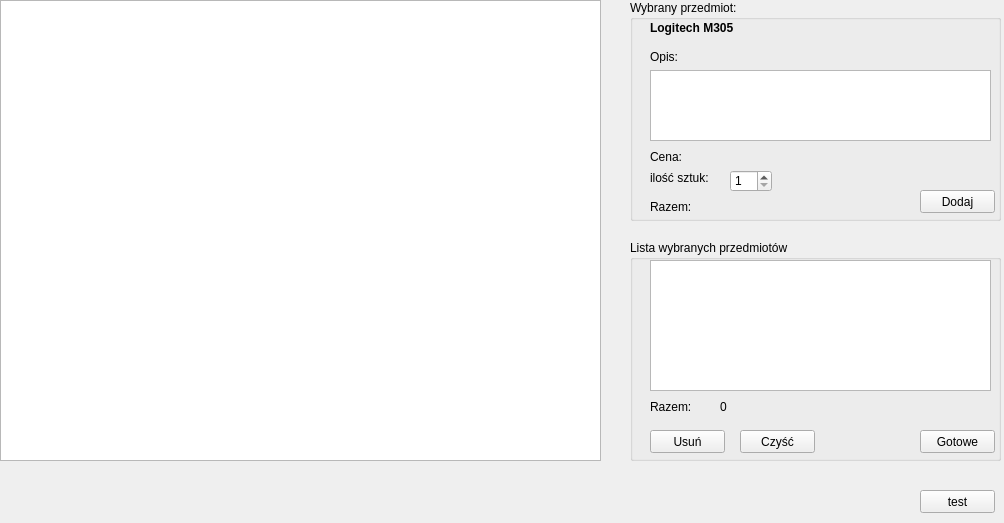
<?xml version="1.0" encoding="UTF-8"?>
<ui version="4.0">
 <class>Sprzedawca</class>
 <widget class="QWidget" name="Sprzedawca">
  <property name="geometry">
   <rect>
    <x>0</x>
    <y>0</y>
    <width>1004</width>
    <height>523</height>
   </rect>
  </property>
  <property name="windowTitle">
   <string>Form</string>
  </property>
  <widget class="QTableView" name="widokTowary">
   <property name="geometry">
    <rect>
     <x>0</x>
     <y>0</y>
     <width>601</width>
     <height>461</height>
    </rect>
   </property>
  </widget>
  <widget class="QGroupBox" name="groupBox">
   <property name="geometry">
    <rect>
     <x>630</x>
     <y>0</y>
     <width>371</width>
     <height>221</height>
    </rect>
   </property>
   <property name="title">
    <string>Wybrany przedmiot:</string>
   </property>
   <widget class="QPushButton" name="buttonDodaj">
    <property name="geometry">
     <rect>
      <x>290</x>
      <y>190</y>
      <width>75</width>
      <height>23</height>
     </rect>
    </property>
    <property name="text">
     <string>Dodaj</string>
    </property>
   </widget>
   <widget class="QLabel" name="label_3">
    <property name="geometry">
     <rect>
      <x>20</x>
      <y>50</y>
      <width>46</width>
      <height>13</height>
     </rect>
    </property>
    <property name="text">
     <string>Opis:</string>
    </property>
   </widget>
   <widget class="QLabel" name="label_4">
    <property name="geometry">
     <rect>
      <x>20</x>
      <y>170</y>
      <width>61</width>
      <height>16</height>
     </rect>
    </property>
    <property name="text">
     <string>ilość sztuk:</string>
    </property>
   </widget>
   <widget class="QSpinBox" name="spinBox">
    <property name="geometry">
     <rect>
      <x>100</x>
      <y>170</y>
      <width>42</width>
      <height>22</height>
     </rect>
    </property>
    <property name="minimum">
     <number>1</number>
    </property>
   </widget>
   <widget class="QLabel" name="labelNazwa">
    <property name="geometry">
     <rect>
      <x>20</x>
      <y>20</y>
      <width>221</width>
      <height>16</height>
     </rect>
    </property>
    <property name="font">
     <font>
      <weight>75</weight>
      <bold>true</bold>
     </font>
    </property>
    <property name="text">
     <string>Logitech M305</string>
    </property>
   </widget>
   <widget class="QPlainTextEdit" name="plainTextEdit">
    <property name="geometry">
     <rect>
      <x>20</x>
      <y>70</y>
      <width>341</width>
      <height>71</height>
     </rect>
    </property>
    <property name="readOnly">
     <bool>true</bool>
    </property>
    <property name="plainText">
     <string/>
    </property>
   </widget>
   <widget class="QLabel" name="label_5">
    <property name="geometry">
     <rect>
      <x>20</x>
      <y>150</y>
      <width>46</width>
      <height>13</height>
     </rect>
    </property>
    <property name="text">
     <string>Cena:</string>
    </property>
   </widget>
   <widget class="QLabel" name="label_6">
    <property name="geometry">
     <rect>
      <x>20</x>
      <y>200</y>
      <width>46</width>
      <height>13</height>
     </rect>
    </property>
    <property name="text">
     <string>Razem:</string>
    </property>
   </widget>
   <widget class="QLabel" name="labelCena">
    <property name="geometry">
     <rect>
      <x>80</x>
      <y>150</y>
      <width>61</width>
      <height>16</height>
     </rect>
    </property>
    <property name="text">
     <string/>
    </property>
   </widget>
   <widget class="QLabel" name="labelRazem">
    <property name="geometry">
     <rect>
      <x>80</x>
      <y>200</y>
      <width>61</width>
      <height>16</height>
     </rect>
    </property>
    <property name="text">
     <string/>
    </property>
   </widget>
   <widget class="QLabel" name="labelCzyDostepny">
    <property name="geometry">
     <rect>
      <x>240</x>
      <y>170</y>
      <width>131</width>
      <height>20</height>
     </rect>
    </property>
    <property name="palette">
     <palette>
      <active>
       <colorrole role="WindowText">
        <brush brushstyle="SolidPattern">
         <color alpha="255">
          <red>0</red>
          <green>0</green>
          <blue>0</blue>
         </color>
        </brush>
       </colorrole>
       <colorrole role="Button">
        <brush brushstyle="SolidPattern">
         <color alpha="255">
          <red>255</red>
          <green>0</green>
          <blue>0</blue>
         </color>
        </brush>
       </colorrole>
       <colorrole role="Light">
        <brush brushstyle="SolidPattern">
         <color alpha="255">
          <red>255</red>
          <green>127</green>
          <blue>127</blue>
         </color>
        </brush>
       </colorrole>
       <colorrole role="Midlight">
        <brush brushstyle="SolidPattern">
         <color alpha="255">
          <red>255</red>
          <green>63</green>
          <blue>63</blue>
         </color>
        </brush>
       </colorrole>
       <colorrole role="Dark">
        <brush brushstyle="SolidPattern">
         <color alpha="255">
          <red>127</red>
          <green>0</green>
          <blue>0</blue>
         </color>
        </brush>
       </colorrole>
       <colorrole role="Mid">
        <brush brushstyle="SolidPattern">
         <color alpha="255">
          <red>170</red>
          <green>0</green>
          <blue>0</blue>
         </color>
        </brush>
       </colorrole>
       <colorrole role="Text">
        <brush brushstyle="SolidPattern">
         <color alpha="255">
          <red>0</red>
          <green>0</green>
          <blue>0</blue>
         </color>
        </brush>
       </colorrole>
       <colorrole role="BrightText">
        <brush brushstyle="SolidPattern">
         <color alpha="255">
          <red>255</red>
          <green>255</green>
          <blue>255</blue>
         </color>
        </brush>
       </colorrole>
       <colorrole role="ButtonText">
        <brush brushstyle="SolidPattern">
         <color alpha="255">
          <red>0</red>
          <green>0</green>
          <blue>0</blue>
         </color>
        </brush>
       </colorrole>
       <colorrole role="Base">
        <brush brushstyle="SolidPattern">
         <color alpha="255">
          <red>255</red>
          <green>255</green>
          <blue>255</blue>
         </color>
        </brush>
       </colorrole>
       <colorrole role="Window">
        <brush brushstyle="SolidPattern">
         <color alpha="255">
          <red>255</red>
          <green>0</green>
          <blue>0</blue>
         </color>
        </brush>
       </colorrole>
       <colorrole role="Shadow">
        <brush brushstyle="SolidPattern">
         <color alpha="255">
          <red>0</red>
          <green>0</green>
          <blue>0</blue>
         </color>
        </brush>
       </colorrole>
       <colorrole role="AlternateBase">
        <brush brushstyle="SolidPattern">
         <color alpha="255">
          <red>255</red>
          <green>127</green>
          <blue>127</blue>
         </color>
        </brush>
       </colorrole>
       <colorrole role="ToolTipBase">
        <brush brushstyle="SolidPattern">
         <color alpha="255">
          <red>255</red>
          <green>255</green>
          <blue>220</blue>
         </color>
        </brush>
       </colorrole>
       <colorrole role="ToolTipText">
        <brush brushstyle="SolidPattern">
         <color alpha="255">
          <red>0</red>
          <green>0</green>
          <blue>0</blue>
         </color>
        </brush>
       </colorrole>
      </active>
      <inactive>
       <colorrole role="WindowText">
        <brush brushstyle="SolidPattern">
         <color alpha="255">
          <red>0</red>
          <green>0</green>
          <blue>0</blue>
         </color>
        </brush>
       </colorrole>
       <colorrole role="Button">
        <brush brushstyle="SolidPattern">
         <color alpha="255">
          <red>255</red>
          <green>0</green>
          <blue>0</blue>
         </color>
        </brush>
       </colorrole>
       <colorrole role="Light">
        <brush brushstyle="SolidPattern">
         <color alpha="255">
          <red>255</red>
          <green>127</green>
          <blue>127</blue>
         </color>
        </brush>
       </colorrole>
       <colorrole role="Midlight">
        <brush brushstyle="SolidPattern">
         <color alpha="255">
          <red>255</red>
          <green>63</green>
          <blue>63</blue>
         </color>
        </brush>
       </colorrole>
       <colorrole role="Dark">
        <brush brushstyle="SolidPattern">
         <color alpha="255">
          <red>127</red>
          <green>0</green>
          <blue>0</blue>
         </color>
        </brush>
       </colorrole>
       <colorrole role="Mid">
        <brush brushstyle="SolidPattern">
         <color alpha="255">
          <red>170</red>
          <green>0</green>
          <blue>0</blue>
         </color>
        </brush>
       </colorrole>
       <colorrole role="Text">
        <brush brushstyle="SolidPattern">
         <color alpha="255">
          <red>0</red>
          <green>0</green>
          <blue>0</blue>
         </color>
        </brush>
       </colorrole>
       <colorrole role="BrightText">
        <brush brushstyle="SolidPattern">
         <color alpha="255">
          <red>255</red>
          <green>255</green>
          <blue>255</blue>
         </color>
        </brush>
       </colorrole>
       <colorrole role="ButtonText">
        <brush brushstyle="SolidPattern">
         <color alpha="255">
          <red>0</red>
          <green>0</green>
          <blue>0</blue>
         </color>
        </brush>
       </colorrole>
       <colorrole role="Base">
        <brush brushstyle="SolidPattern">
         <color alpha="255">
          <red>255</red>
          <green>255</green>
          <blue>255</blue>
         </color>
        </brush>
       </colorrole>
       <colorrole role="Window">
        <brush brushstyle="SolidPattern">
         <color alpha="255">
          <red>255</red>
          <green>0</green>
          <blue>0</blue>
         </color>
        </brush>
       </colorrole>
       <colorrole role="Shadow">
        <brush brushstyle="SolidPattern">
         <color alpha="255">
          <red>0</red>
          <green>0</green>
          <blue>0</blue>
         </color>
        </brush>
       </colorrole>
       <colorrole role="AlternateBase">
        <brush brushstyle="SolidPattern">
         <color alpha="255">
          <red>255</red>
          <green>127</green>
          <blue>127</blue>
         </color>
        </brush>
       </colorrole>
       <colorrole role="ToolTipBase">
        <brush brushstyle="SolidPattern">
         <color alpha="255">
          <red>255</red>
          <green>255</green>
          <blue>220</blue>
         </color>
        </brush>
       </colorrole>
       <colorrole role="ToolTipText">
        <brush brushstyle="SolidPattern">
         <color alpha="255">
          <red>0</red>
          <green>0</green>
          <blue>0</blue>
         </color>
        </brush>
       </colorrole>
      </inactive>
      <disabled>
       <colorrole role="WindowText">
        <brush brushstyle="SolidPattern">
         <color alpha="255">
          <red>127</red>
          <green>0</green>
          <blue>0</blue>
         </color>
        </brush>
       </colorrole>
       <colorrole role="Button">
        <brush brushstyle="SolidPattern">
         <color alpha="255">
          <red>255</red>
          <green>0</green>
          <blue>0</blue>
         </color>
        </brush>
       </colorrole>
       <colorrole role="Light">
        <brush brushstyle="SolidPattern">
         <color alpha="255">
          <red>255</red>
          <green>127</green>
          <blue>127</blue>
         </color>
        </brush>
       </colorrole>
       <colorrole role="Midlight">
        <brush brushstyle="SolidPattern">
         <color alpha="255">
          <red>255</red>
          <green>63</green>
          <blue>63</blue>
         </color>
        </brush>
       </colorrole>
       <colorrole role="Dark">
        <brush brushstyle="SolidPattern">
         <color alpha="255">
          <red>127</red>
          <green>0</green>
          <blue>0</blue>
         </color>
        </brush>
       </colorrole>
       <colorrole role="Mid">
        <brush brushstyle="SolidPattern">
         <color alpha="255">
          <red>170</red>
          <green>0</green>
          <blue>0</blue>
         </color>
        </brush>
       </colorrole>
       <colorrole role="Text">
        <brush brushstyle="SolidPattern">
         <color alpha="255">
          <red>127</red>
          <green>0</green>
          <blue>0</blue>
         </color>
        </brush>
       </colorrole>
       <colorrole role="BrightText">
        <brush brushstyle="SolidPattern">
         <color alpha="255">
          <red>255</red>
          <green>255</green>
          <blue>255</blue>
         </color>
        </brush>
       </colorrole>
       <colorrole role="ButtonText">
        <brush brushstyle="SolidPattern">
         <color alpha="255">
          <red>127</red>
          <green>0</green>
          <blue>0</blue>
         </color>
        </brush>
       </colorrole>
       <colorrole role="Base">
        <brush brushstyle="SolidPattern">
         <color alpha="255">
          <red>255</red>
          <green>0</green>
          <blue>0</blue>
         </color>
        </brush>
       </colorrole>
       <colorrole role="Window">
        <brush brushstyle="SolidPattern">
         <color alpha="255">
          <red>255</red>
          <green>0</green>
          <blue>0</blue>
         </color>
        </brush>
       </colorrole>
       <colorrole role="Shadow">
        <brush brushstyle="SolidPattern">
         <color alpha="255">
          <red>0</red>
          <green>0</green>
          <blue>0</blue>
         </color>
        </brush>
       </colorrole>
       <colorrole role="AlternateBase">
        <brush brushstyle="SolidPattern">
         <color alpha="255">
          <red>255</red>
          <green>0</green>
          <blue>0</blue>
         </color>
        </brush>
       </colorrole>
       <colorrole role="ToolTipBase">
        <brush brushstyle="SolidPattern">
         <color alpha="255">
          <red>255</red>
          <green>255</green>
          <blue>220</blue>
         </color>
        </brush>
       </colorrole>
       <colorrole role="ToolTipText">
        <brush brushstyle="SolidPattern">
         <color alpha="255">
          <red>0</red>
          <green>0</green>
          <blue>0</blue>
         </color>
        </brush>
       </colorrole>
      </disabled>
     </palette>
    </property>
    <property name="font">
     <font>
      <weight>75</weight>
      <bold>true</bold>
     </font>
    </property>
    <property name="text">
     <string/>
    </property>
    <property name="textFormat">
     <enum>Qt::PlainText</enum>
    </property>
    <property name="wordWrap">
     <bool>false</bool>
    </property>
   </widget>
  </widget>
  <widget class="QGroupBox" name="groupBox_2">
   <property name="geometry">
    <rect>
     <x>630</x>
     <y>240</y>
     <width>371</width>
     <height>221</height>
    </rect>
   </property>
   <property name="title">
    <string>Lista wybranych przedmiotów</string>
   </property>
   <widget class="QPushButton" name="buttonUsun">
    <property name="geometry">
     <rect>
      <x>20</x>
      <y>190</y>
      <width>75</width>
      <height>23</height>
     </rect>
    </property>
    <property name="text">
     <string>Usuń</string>
    </property>
   </widget>
   <widget class="QPushButton" name="buttonCzysc">
    <property name="geometry">
     <rect>
      <x>110</x>
      <y>190</y>
      <width>75</width>
      <height>23</height>
     </rect>
    </property>
    <property name="text">
     <string>Czyść</string>
    </property>
   </widget>
   <widget class="QPushButton" name="buttonGotowe">
    <property name="geometry">
     <rect>
      <x>290</x>
      <y>190</y>
      <width>75</width>
      <height>23</height>
     </rect>
    </property>
    <property name="text">
     <string>Gotowe</string>
    </property>
   </widget>
   <widget class="QTableView" name="widokWybraneTowary">
    <property name="geometry">
     <rect>
      <x>20</x>
      <y>20</y>
      <width>341</width>
      <height>131</height>
     </rect>
    </property>
   </widget>
   <widget class="QLabel" name="label">
    <property name="geometry">
     <rect>
      <x>20</x>
      <y>160</y>
      <width>46</width>
      <height>13</height>
     </rect>
    </property>
    <property name="text">
     <string>Razem:</string>
    </property>
   </widget>
   <widget class="QLabel" name="labelRazemWybrane">
    <property name="geometry">
     <rect>
      <x>90</x>
      <y>160</y>
      <width>46</width>
      <height>13</height>
     </rect>
    </property>
    <property name="text">
     <string>0</string>
    </property>
   </widget>
  </widget>
  <widget class="QPushButton" name="pushButton">
   <property name="geometry">
    <rect>
     <x>920</x>
     <y>490</y>
     <width>75</width>
     <height>23</height>
    </rect>
   </property>
   <property name="text">
    <string>test</string>
   </property>
  </widget>
 </widget>
 <resources/>
 <connections/>
</ui>
